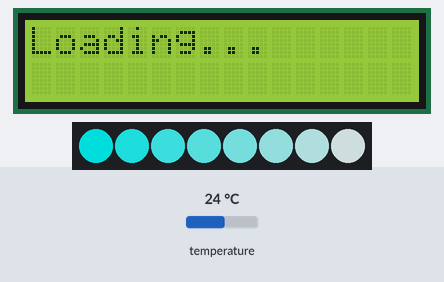
The sketch below on a simulated Arduino Uno, built with avr-gcc and run on an emulated ATmega328P. Shown: 16×2 character LCD, 8 RGB LEDs in strip order, left to right. Inputs (shaded band) come from the test bench; at power-on: temperature 24 °C. Dim RGB values are drawn brighter than linear; what the sketch prints to the serial monitor is not drawn.

Above: at 3.6 s.
At 5.4 s:
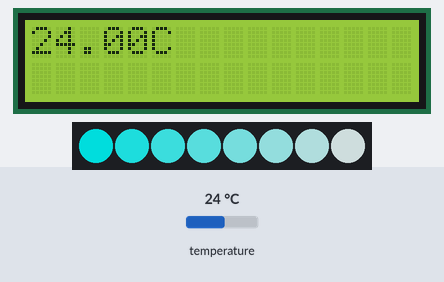
5.5 s: temperature set to 12 °C
At 6.8 s:
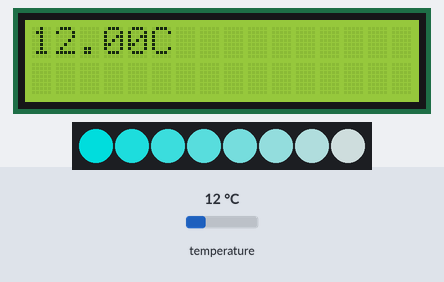
7.1 s: temperature set to 19 °C
At 8.5 s:
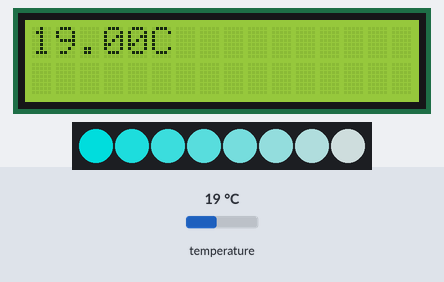
8.8 s: temperature set to 28 °C
At 9.5 s:
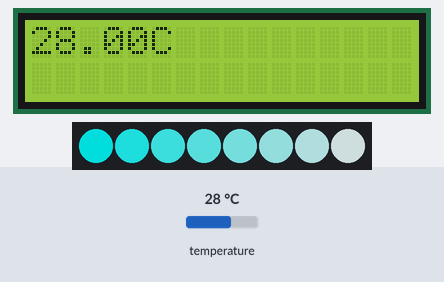
Timing chart, 0 to 11.8 s (numbered marks = the images above; inputs shaded):
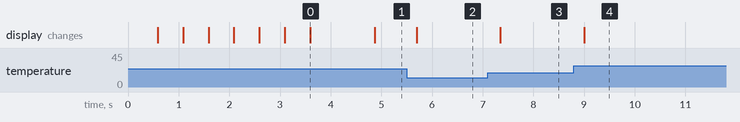

Measured:
- after the input at 5.5 s, the display: changes after 0.19 s (image 2)
- after the input at 7.1 s, the display: changes after 0.25 s (image 3)
- after the input at 8.8 s, the display: changes after 0.20 s (image 4)
- what the display in image 0 shows lasts 1.3 s, from 3.6 s to 4.9 s

The sketch:

1.ino
```cpp
//Libraries
#include <DallasTemperature.h>
#include <OneWire.h>
#include <Adafruit_NeoPixel.h>
#include <LiquidCrystal_I2C.h>

//Definitions
#if defined(ARDUINO) && ARDUINO >= 100
#define printByte(args)  write(args);
#else
#define printByte(args)  print(args,BYTE);
#endif

#define tempPin 7

//Declarations
char mode = "C";
int tempVal = 20;
int tempC, tempF;

LiquidCrystal_I2C lcd(0x27,16,2);  // set the LCD address to 0x27 for a 16 chars and 2 line display
Adafruit_NeoPixel neopixel(8, 13, NEO_GRB + NEO_KHZ800);

// Setup a oneWire instance to communicate with any OneWire devices (not just Maxim/Dallas temperature ICs)

OneWire oneWire(tempPin);


// Pass our oneWire reference to Dallas Temperature.

DallasTemperature sensors(&oneWire);

void pinDirs()
{
  pinMode(tempPin, OUTPUT);
 // pinMode();
}

void setup()
{
  pinDirs();

  lcd.init();
  lcd.backlight();
  Serial.begin(9600);

  neopixel.begin();
  sensors.begin();

  neopixel.clear();
  //String tempstr = String(tempVal);
  lcd.print("Loading...");
  for(int i=0; i<8; i++)
  {
    neopixel.setPixelColor(i,neopixel.Color(10*i*2,150,150));
    neopixel.show();
    delay(500);
  }
}

void loop()
{
  sensors.requestTemperatures();
  float t = sensors.getTempCByIndex(0);
  lcd.setCursor(0,1);
  Serial.println(t);
  lcd.clear();
  lcd.setCursor(0,0);
  lcd.print(t);
  lcd.print("C");
  lcd.setCursor(0,1);
  //lcd.print((value * 9)/5 + 32); //turning the celsius into fahrehait
  //lcd.print("F");
  delay(50);
}
```
